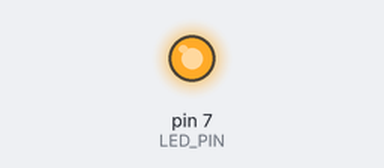
Simulated run of this sketch. Board: Arduino Uno, built with avr-gcc and run on an emulated ATmega328P. Parts: output pins drawn as LEDs (lit = HIGH). At 2.0 s the program stops and its outputs stay as they are.

Above: at 0.5 s.
At 1.85 s:
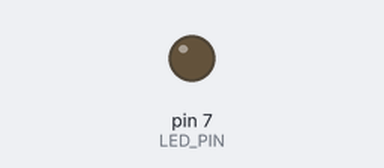
Timing chart, 0 to 3.0 s (numbered marks = the images above):
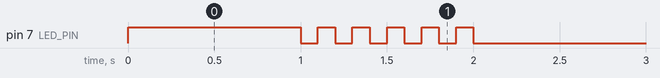

The sketch:

05_practice_2.ino.ino
```cpp
const int LED_PIN = 7;

void setup() {
  pinMode(LED_PIN, OUTPUT);
  digitalWrite(LED_PIN, LOW); // 시작 시 OFF
}

void loop() {
  digitalWrite(LED_PIN, HIGH); // 1초 켬
  delay(1000);

  // 1초 동안 5번 깜빡(200ms * 5)
  for (int i = 0; i < 5; ++i) {
    digitalWrite(LED_PIN, LOW);
    delay(100);
    digitalWrite(LED_PIN, HIGH);
    delay(100);
  }

  digitalWrite(LED_PIN, LOW); // 정지 상태: 끔
  while (1) { } // 무한 대기
}
```

Measured:
- by itself, pin 7 (LED_PIN): repeats every 0.20 s: LOW 0.10 s, HIGH 0.10 s, until it stays LOW from 2.0 s
